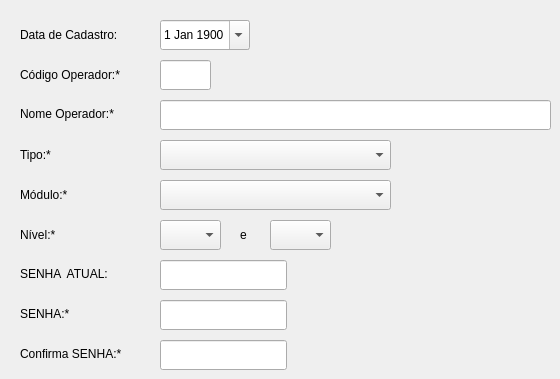
    <widget class="QWidget" name="tab">
     <attribute name="title">
      <string>Cadastro</string>
     </attribute>
     <widget class="QLabel" name="label_9">
      <property name="geometry">
       <rect>
        <x>20</x>
        <y>181</y>
        <width>130</width>
        <height>28</height>
       </rect>
      </property>
      <property name="styleSheet">
       <string notr="true"/>
      </property>
      <property name="text">
       <string>Módulo:*</string>
      </property>
     </widget>
     <widget class="QLabel" name="label_6">
      <property name="geometry">
       <rect>
        <x>20</x>
        <y>141</y>
        <width>130</width>
        <height>28</height>
       </rect>
      </property>
      <property name="styleSheet">
       <string notr="true"/>
      </property>
      <property name="text">
       <string>Tipo:*</string>
      </property>
     </widget>
     <widget class="QLabel" name="label_10">
      <property name="geometry">
       <rect>
        <x>20</x>
        <y>221</y>
        <width>130</width>
        <height>28</height>
       </rect>
      </property>
      <property name="styleSheet">
       <string notr="true"/>
      </property>
      <property name="text">
       <string>Nível:*</string>
      </property>
     </widget>
     <widget class="QComboBox" name="comboBox_5">
      <property name="geometry">
       <rect>
        <x>160</x>
        <y>220</y>
        <width>61</width>
        <height>30</height>
       </rect>
      </property>
      <property name="styleSheet">
       <string notr="true"/>
      </property>
     </widget>
     <widget class="QLineEdit" name="msnome">
      <property name="geometry">
       <rect>
        <x>160</x>
        <y>100</y>
        <width>391</width>
        <height>30</height>
       </rect>
      </property>
      <property name="styleSheet">
       <string notr="true"/>
      </property>
      <property name="maxLength">
       <number>30</number>
      </property>
     </widget>
     <widget class="QLineEdit" name="mscod_op">
      <property name="geometry">
       <rect>
        <x>160</x>
        <y>60</y>
        <width>51</width>
        <height>30</height>
       </rect>
      </property>
      <property name="styleSheet">
       <string notr="true"/>
      </property>
      <property name="maxLength">
       <number>3</number>
      </property>
     </widget>
     <widget class="QComboBox" name="comboBox_3">
      <property name="geometry">
       <rect>
        <x>160</x>
        <y>140</y>
        <width>231</width>
        <height>30</height>
       </rect>
      </property>
      <property name="styleSheet">
       <string notr="true"/>
      </property>
     </widget>
     <widget class="QLabel" name="label_11">
      <property name="geometry">
       <rect>
        <x>20</x>
        <y>260</y>
        <width>130</width>
        <height>28</height>
       </rect>
      </property>
      <property name="styleSheet">
       <string notr="true"/>
      </property>
      <property name="text">
       <string>SENHA  ATUAL:</string>
      </property>
     </widget>
     <widget class="QLabel" name="label_3">
      <property name="geometry">
       <rect>
        <x>20</x>
        <y>100</y>
        <width>130</width>
        <height>28</height>
       </rect>
      </property>
      <property name="styleSheet">
       <string notr="true"/>
      </property>
      <property name="text">
       <string>Nome Operador:*</string>
      </property>
     </widget>
     <widget class="QLabel" name="label_13">
      <property name="geometry">
       <rect>
        <x>20</x>
        <y>340</y>
        <width>130</width>
        <height>28</height>
       </rect>
      </property>
      <property name="styleSheet">
       <string notr="true"/>
      </property>
      <property name="text">
       <string>Confirma SENHA:*</string>
      </property>
     </widget>
     <widget class="QLineEdit" name="mssenha">
      <property name="geometry">
       <rect>
        <x>160</x>
        <y>300</y>
        <width>127</width>
        <height>30</height>
       </rect>
      </property>
      <property name="styleSheet">
       <string notr="true"/>
      </property>
      <property name="maxLength">
       <number>10</number>
      </property>
      <property name="echoMode">
       <enum>QLineEdit::Password</enum>
      </property>
     </widget>
     <widget class="QLineEdit" name="msenha_atual">
      <property name="geometry">
       <rect>
        <x>160</x>
        <y>260</y>
        <width>127</width>
        <height>30</height>
       </rect>
      </property>
      <property name="styleSheet">
       <string notr="true"/>
      </property>
      <property name="maxLength">
       <number>10</number>
      </property>
      <property name="echoMode">
       <enum>QLineEdit::Password</enum>
      </property>
     </widget>
     <widget class="QLabel" name="label_12">
      <property name="geometry">
       <rect>
        <x>20</x>
        <y>300</y>
        <width>130</width>
        <height>28</height>
       </rect>
      </property>
      <property name="styleSheet">
       <string notr="true"/>
      </property>
      <property name="text">
       <string>SENHA:*</string>
      </property>
     </widget>
     <widget class="QLabel" name="label_29">
      <property name="geometry">
       <rect>
        <x>240</x>
        <y>221</y>
        <width>18</width>
        <height>28</height>
       </rect>
      </property>
      <property name="styleSheet">
       <string notr="true"/>
      </property>
      <property name="text">
       <string>e</string>
      </property>
     </widget>
     <widget class="QComboBox" name="comboBox_4">
      <property name="geometry">
       <rect>
        <x>160</x>
        <y>180</y>
        <width>231</width>
        <height>30</height>
       </rect>
      </property>
      <property name="styleSheet">
       <string notr="true"/>
      </property>
     </widget>
     <widget class="QLabel" name="label_2">
      <property name="geometry">
       <rect>
        <x>20</x>
        <y>60</y>
        <width>130</width>
        <height>30</height>
       </rect>
      </property>
      <property name="styleSheet">
       <string notr="true"/>
      </property>
      <property name="text">
       <string>Código Operador:*</string>
      </property>
     </widget>
     <widget class="QLabel" name="label">
      <property name="geometry">
       <rect>
        <x>20</x>
        <y>20</y>
        <width>130</width>
        <height>30</height>
       </rect>
      </property>
      <property name="styleSheet">
       <string notr="true"/>
      </property>
      <property name="text">
       <string>Data de Cadastro:</string>
      </property>
     </widget>
     <widget class="QComboBox" name="comboBox_6">
      <property name="geometry">
       <rect>
        <x>270</x>
        <y>220</y>
        <width>61</width>
        <height>30</height>
       </rect>
      </property>
      <property name="styleSheet">
       <string notr="true"/>
      </property>
     </widget>
     <widget class="QDateEdit" name="msdata_cad">
      <property name="geometry">
       <rect>
        <x>160</x>
        <y>20</y>
        <width>90</width>
        <height>30</height>
       </rect>
      </property>
      <property name="styleSheet">
       <string notr="true"/>
      </property>
      <property name="dateTime">
       <datetime>
        <hour>9</hour>
        <minute>0</minute>
        <second>0</second>
        <year>1900</year>
        <month>1</month>
        <day>1</day>
       </datetime>
      </property>
      <property name="calendarPopup">
       <bool>true</bool>
      </property>
     </widget>
     <widget class="QLineEdit" name="conf_senha">
      <property name="geometry">
       <rect>
        <x>160</x>
        <y>340</y>
        <width>127</width>
        <height>30</height>
       </rect>
      </property>
      <property name="styleSheet">
       <string notr="true"/>
      </property>
      <property name="maxLength">
       <number>10</number>
      </property>
      <property name="echoMode">
       <enum>QLineEdit::Password</enum>
      </property>
     </widget>
    </widget>
